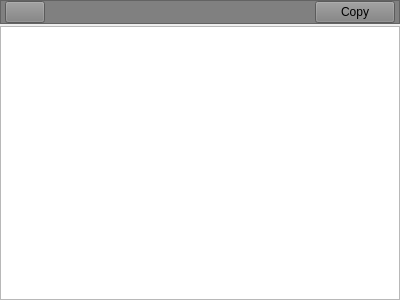
<?xml version="1.0" encoding="UTF-8"?>
<ui version="4.0">
 <class>UnconfirmedChangesDialogWidget</class>
 <widget class="QWidget" name="UnconfirmedChangesDialogWidget">
  <property name="geometry">
   <rect>
    <x>0</x>
    <y>0</y>
    <width>400</width>
    <height>300</height>
   </rect>
  </property>
  <property name="windowTitle">
   <string>Form</string>
  </property>
  <layout class="QVBoxLayout" name="verticalLayout">
   <property name="spacing">
    <number>2</number>
   </property>
   <property name="leftMargin">
    <number>0</number>
   </property>
   <property name="topMargin">
    <number>0</number>
   </property>
   <property name="rightMargin">
    <number>0</number>
   </property>
   <property name="bottomMargin">
    <number>0</number>
   </property>
   <item>
    <widget class="QFrame" name="frame">
     <property name="styleSheet">
      <string notr="true">background:gray</string>
     </property>
     <property name="frameShape">
      <enum>QFrame::StyledPanel</enum>
     </property>
     <property name="frameShadow">
      <enum>QFrame::Raised</enum>
     </property>
     <layout class="QHBoxLayout" name="horizontalLayout">
      <property name="leftMargin">
       <number>4</number>
      </property>
      <property name="topMargin">
       <number>0</number>
      </property>
      <property name="rightMargin">
       <number>4</number>
      </property>
      <property name="bottomMargin">
       <number>0</number>
      </property>
      <item>
       <widget class="QPushButton" name="btBack">
        <property name="icon">
         <iconset resource="../startertool.qrc">
          <normaloff>:/images/back.svg</normaloff>:/images/back.svg</iconset>
        </property>
       </widget>
      </item>
      <item>
       <spacer name="horizontalSpacer">
        <property name="orientation">
         <enum>Qt::Horizontal</enum>
        </property>
        <property name="sizeHint" stdset="0">
         <size>
          <width>40</width>
          <height>20</height>
         </size>
        </property>
       </spacer>
      </item>
      <item>
       <widget class="QPushButton" name="btCopy">
        <property name="text">
         <string>Copy</string>
        </property>
       </widget>
      </item>
     </layout>
    </widget>
   </item>
   <item>
    <widget class="QPlainTextEdit" name="textEdit"/>
   </item>
  </layout>
 </widget>
 <resources>
  <include location="../startertool.qrc"/>
 </resources>
 <connections/>
</ui>
